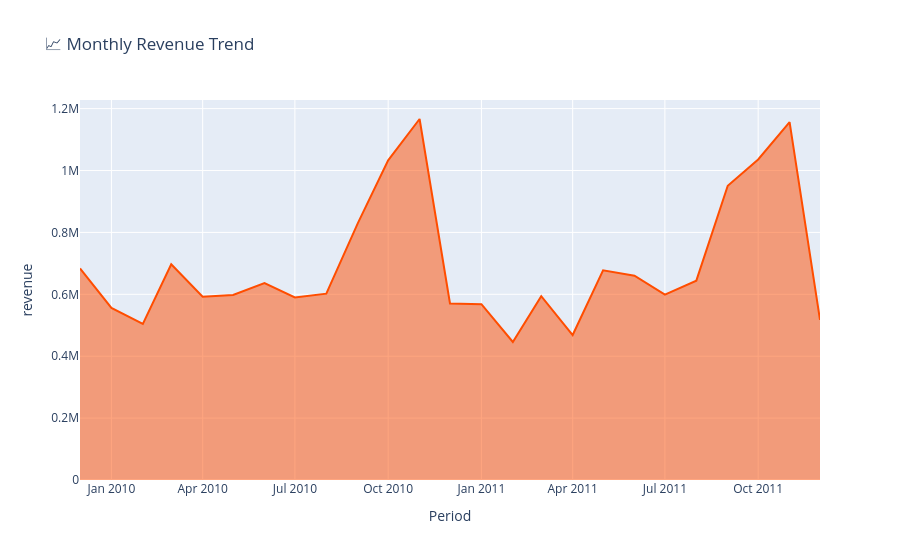

Source (notebook cell):
### Code cell
monthly = df.groupby(['Year','Month'])['revenue'].sum().reset_index()
monthly['Period'] = monthly['Year'].astype(str)+'-'+monthly['Month'].astype(str).str.zfill(2)
fig = px.area(monthly, x='Period', y='revenue',
              title='📈 Monthly Revenue Trend',
              color_discrete_sequence=['#ff4d00'])
fig.show()

### Figure 1 — Plotly figure (JSON) as saved in the notebook; plotly's stock layout.template omitted (floating-point values rounded to 4 significant figures)
{"data": [{"fillpattern": {"shape": ""}, "hovertemplate": "Period=%{x}<br>revenue=%{y}<extra></extra>", "legendgroup": "", "line": {"color": "#ff4d00"}, "marker": {"symbol": "circle"}, "mode": "lines", "name": "", "orientation": "v", "showlegend": false, "stackgroup": "1", "type": "scatter", "x": ["2009-12", "2010-01", "2010-02", "2010-03", "2010-04", "2010-05", "2010-06", "2010-07", "2010-08", "2010-09", "2010-10", "2010-11", "2010-12", "2011-01", "2011-02", "2011-03", "2011-04", "2011-05", "2011-06", "2011-07", "2011-08", "2011-09", "2011-10", "2011-11", "2011-12"], "xaxis": "x", "y": [683500.0, 555800.0, 504600.0, 697000.0, 592000.0, 597800.0, 636400.0, 589700.0, 602200.0, 829000.0, 1033000.0, 1166000.0, 570400.0, 568100.0, 446100.0, 594100.0, 468400.0, 677400.0, 660000.0, 599000.0, 644100.0, 950700.0, 1036000.0, 1156000.0, 517200.0], "yaxis": "y"}], "layout": {"legend": {"tracegroupgap": 0}, "title": {"text": "📈 Monthly Revenue Trend"}, "xaxis": {"anchor": "y", "domain": [0, 1], "title": {"text": "Period"}}, "yaxis": {"anchor": "x", "domain": [0, 1], "title": {"text": "revenue"}}}}
